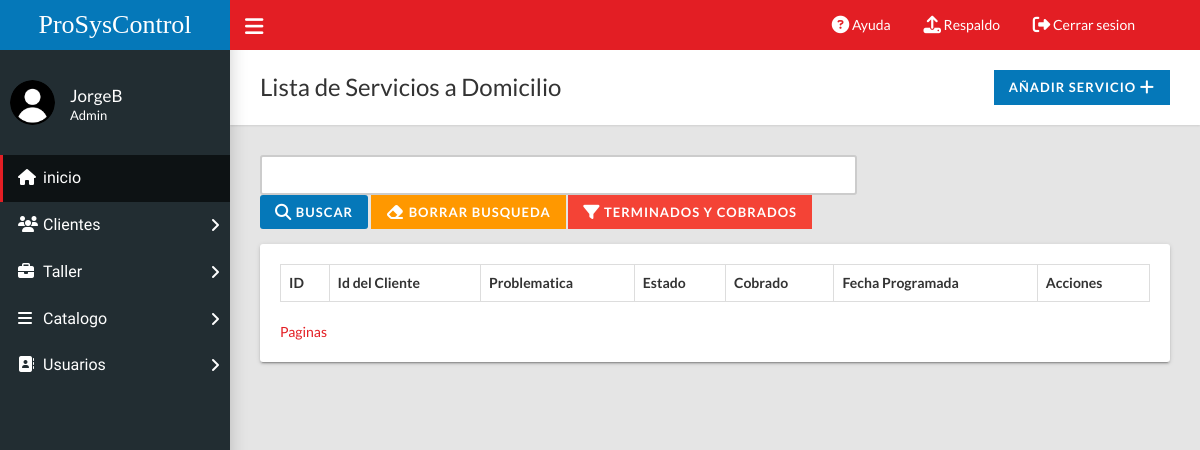
Before: /home.php?c=domicilio (signed in) with the older database file.
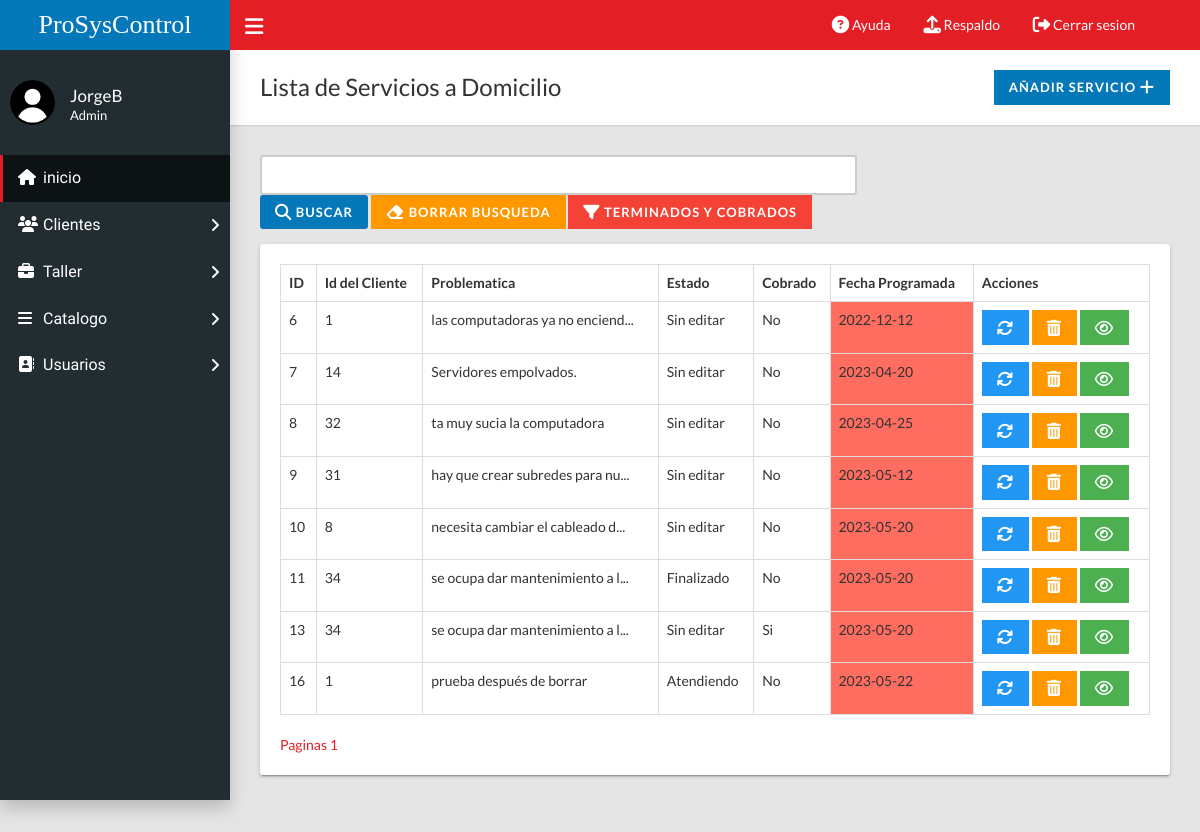
After: the same page with the newer database file.
### tables this page shows
CREATE TABLE `domicilio` (
  `id` int(11) NOT NULL,
  `id_Cliente` int(11) NOT NULL,
  `problematica` varchar(200) NOT NULL,
  `observaciones` varchar(200) NOT NULL,
  `fechaProgramada` date NOT NULL,
  `presupuesto` float NOT NULL,
  `costoTotal` float NOT NULL,
  `horaInicio` time NOT NULL,
  `horaFinal` time NOT NULL,
  `horasRealizadas` int(11) NOT NULL,
  `estado` varchar(50) DEFAULT NULL,
  `cobrado` varchar(50) DEFAULT NULL
);

### controladores/domicilio.controlador.php (called while the page is built, shortened)
<?php
require_once "modelos/domicilio.php";
class DomicilioControlador{
    public function __CONSTRUCT(){
        $this->modelo = new Domicilio;
    }
    public function Inicio(){
        require_once "vistas/encabezado.php";
        require_once "vistas/domicilio/index.php";
        require_once "vistas/pie.php";
    }
}

### modelos/database.php (called while the page is built, shortened)
<?php
class Database{
    public static function Conectar(){
        try{
            $conexion = new PDO("mysql:host=".self::servidor.";dbname=".self::nombrebd.";charset=utf8", self::usuariobd,
            self::clave);
            $conexion -> setAttribute(PDO::ATTR_ERRMODE, PDO::ERRMODE_EXCEPTION);
            return $conexion;
        }catch(PDOException $e){
            return "Fallo " .$e->getMessage();
        }
    }
}

### modelos/domicilio.php (called while the page is built, shortened)
<?php
class Domicilio{
    private $pdo;
    public function __CONSTRUCT(){
        $this->pdo = Database::Conectar();
    }
    public function Listar(){
        try{
            $consulta = $this->pdo->prepare("SELECT * FROM domicilio WHERE NOT(estado LIKE 'Finalizado' AND cobrado LIKE 'Si');");
            $consulta->execute();
            return $consulta->fetchAll(PDO::FETCH_OBJ);
        }catch(Exception $excepcion){
            die($excepcion->getMessage());
        }
    }
    public function Paginar($limite, $numerodeRegistros, $filtroCondicion)
    {
        try {
            $and = "";
            if (isset($_GET["filtro"])) {
                if ($_GET["filtro"] == "yaentregados") {
                    $consulta = $this->pdo->prepare("SELECT * FROM `domicilio` WHERE estado LIKE 'Finalizado' AND cobrado LIKE 'Si' $and ORDER BY `fechaProgramada` LIMIT $limite,$numerodeRegistros;");
                } else {
                    $consulta = $this->pdo->prepare("SELECT * FROM `domicilio` WHERE NOT(estado LIKE 'Finalizado' AND cobrado LIKE 'Si') $and ORDER BY `fechaProgramada` LIMIT $limite,$numerodeRegistros;");
                }
            } else {
                $consulta = $this->pdo->prepare("SELECT * FROM `domicilio` WHERE NOT(estado LIKE 'Finalizado' AND cobrado LIKE 'Si') $and ORDER BY `fechaProgramada` LIMIT $limite,$numerodeRegistros;");
            }
            $consulta->execute();
            return $consulta->fetchAll(PDO::FETCH_OBJ);
        } catch (Exception $excepcion) {
            die($excepcion->getMessage());
        }
    }
}

### vistas/domicilio/index.php (the view, shortened to what the changed rows need)
<div class="content-wrapper">
  <div class="page-title">
    <div>
      <h1>Lista de Servicios a Domicilio</h1>
          </div>
        </div>
    <?php
    $banderayaterminados = true;
    $fecha_actual = date("Y-m-d");
    $fecha1 = new DateTime($fecha_actual);
    $url_busqueda="";
                      ?>
        <div class="row">
          <div class="col-md-12">
            <div class="card">
              <div class="card-body">
                <div class="table-responsive">
                  <table class="table table-hover table-bordered" role="grid" id="sampleTable">
                    <thead>
                      <tr>
                        <th>ID</th>
                        <th>Id del Cliente</th>
                        <th>Problematica</th>
                        <th>Estado</th>
                        <th>Cobrado</th>
                        <th>Fecha Programada</th>
                        <th>Acciones</th>
                      </tr>
                    </thead>
                    <tbody>
                      <?php
                       $registros_por_pagina = 10;
                       $total_registros = count($this->modelo->Listar());
                       if (isset($_GET['pagina'])) {
                        $pagina_actual = $_GET['pagina'];
                        if(isset($_GET['filtro'])){if($_GET['filtro']=="yaentregados"){$total_registros = count($this->modelo->ListarYaEntregados());$banderayaterminados = false;}}
                        foreach ($this->modelo->Paginar(($_GET['pagina'] - 1) * $registros_por_pagina, $registros_por_pagina,"nada") as $domicilioSQL) : ?>
                          <tr>
                            <td><?=$domicilioSQL->id?></td>
                            <td><?=$domicilioSQL->id_Cliente?></td>
                            <td><?= limitar_cadena($domicilioSQL->problematica, 30, "...") ?></td>
                            <td><?=$domicilioSQL->estado?></td>
                            <td><?=$domicilioSQL->cobrado?></td>
                            <td <?php
                                  $fecha2 = new DateTime($domicilioSQL->fechaProgramada);
                                  $dias = ($fecha1->diff($fecha2))->days;
                                  if(($dias == 0 || $fecha1 > $fecha2) && $banderayaterminados){
                                    ?> style="background-color: rgb(255, 109, 96);" <?php
                                  }else if(($dias <= 5) && $banderayaterminados){
                                    ?> style="background-color: rgb(243, 233, 159);" <?php
                                  }
                              ?>><?=$domicilioSQL->fechaProgramada?></td>
                            <td><?php if($_SESSION['tipoUsuario']!='Secretario'){?>
                            <a class="btn btn-info btn-flat" href="?c=domicilio&a=FormModificar&id=<?=$domicilioSQL->id?>"><i class="fa fa-lg fa-refresh"></i></a>
                                <a class="btn btn-warning btn-flat" onclick = "Eliminar('?c=domicilio&a=Borrar&id=<?=$domicilioSQL->id?>')"><i class="fa fa-lg fa-trash"></i></a>
                            <?php }?>
                                <a class="btn btn-success btn-flat" href="?c=domicilio&a=FormConsultar&id=<?=$domicilioSQL->id?>"><i class="fa fa-lg fa-eye"></i></a></td>
                          </tr>
                          <?php endforeach;
                       } else{
                        foreach ($this->modelo->Paginar(0, $registros_por_pagina,"nada") as $domicilioSQL) : ?>
                          <tr>
                            <td><?=$domicilioSQL->id?></td>
                              <td><?=$domicilioSQL->id_Cliente?></td>
                              <td><?= limitar_cadena($domicilioSQL->problematica, 30, "...") ?></td>
                              <td><?=$domicilioSQL->estado?></td>
                              <td><?=$domicilioSQL->cobrado?></td>
                              <td <?php
                                  $fecha2 = new DateTime($domicilioSQL->fechaProgramada);
                                  $dias = ($fecha1->diff($fecha2))->days;
                                  if(($dias == 0 || $fecha1 > $fecha2) && $banderayaterminados){
                                    ?> style="background-color: rgb(255, 109, 96);" <?php
                                  }else if(($dias <= 5) && $banderayaterminados){
                                    ?> style="background-color: rgb(243, 233, 159);" <?php
                                  }
                              ?>><?=$domicilioSQL->fechaProgramada?></td>
                              <td><?php if($_SESSION['tipoUsuario']!='Secretario'){?>
                              <a class="btn btn-info btn-flat" href="?c=domicilio&a=FormModificar&id=<?=$domicilioSQL->id?>"><i class="fa fa-lg fa-refresh"></i></a>
                                  <a class="btn btn-warning btn-flat" onclick = "Eliminar('?c=domicilio&a=Borrar&id=<?=$domicilioSQL->id?>')"><i class="fa fa-lg fa-trash"></i></a>
                              <?php }?>
                                  <a class="btn btn-success btn-flat" href="?c=domicilio&a=FormConsultar&id=<?=$domicilioSQL->id?>"><i class="fa fa-lg fa-eye"></i></a></td>
                          </tr>
                          <?php endforeach; } ?>
                    </tbody>
                  </table>
                </div>
                <?php
                $num_paginas = ceil($total_registros / $registros_por_pagina);
                echo "<a class='btn-btn-secondary' type='button'>Paginas  </a> ";
                for ($i = 1; $i <= $num_paginas; $i++) {
                  if(isset($_GET['filtro'])){if($_GET['filtro']=="yaentregados"){
                      echo "<a class='btn-btn-secondary' type='button' href='?c=domicilio&a=PaginarNyaentregados&filtro=yaentregados&pagina=$i'>$i</a> ";
                    }
                    else{
                      echo "<a class='btn-btn-secondary' type='button' href='?c=domicilio&a=PaginarN&pagina=$i'>$i </a> ";
                    }
                  }
                  else{echo "<a class='btn-btn-secondary' type='button' href='?c=domicilio&a=PaginarN&pagina=$i$url_busqueda'>$i</a> ";}
                }
                ?>
              </div>
            </div>
          </div>
        </div>
      </div>
<?php
                function limitar_cadena($cadena, $limite, $sufijo)
                {
                  if (strlen($cadena) > $limite) {
                    return substr($cadena, 0, $limite) . $sufijo;
                  }
                  return $cadena;
                }
                ?>

Changed rows visible on the page:
now on this page (row edited): domicilio: id "6", id_Cliente "1", problematica "las computadoras ya no enciend...", estado "Sin editar", cobrado "No", fechaProgramada "2022-12-12"
now on this page (row edited): domicilio: id "7", id_Cliente "14", problematica "Servidores empolvados.", estado "Sin editar", cobrado "No", fechaProgramada "2023-04-20"
now on this page (row edited): domicilio: id "8", id_Cliente "32", problematica "ta muy sucia la computadora", estado "Sin editar", cobrado "No", fechaProgramada "2023-04-25"
now on this page (row edited): domicilio: id "9", id_Cliente "31", problematica "hay que crear subredes para nu...", estado "Sin editar", cobrado "No", fechaProgramada "2023-05-12"
added domicilio: id "10", id_Cliente "8", problematica "necesita cambiar el cableado d...", estado "Sin editar", cobrado "No", fechaProgramada "2023-05-20"
added domicilio: id "11", id_Cliente "34", problematica "se ocupa dar mantenimiento a l...", estado "Finalizado", cobrado "No", fechaProgramada "2023-05-20"
added domicilio: id "13", id_Cliente "34", problematica "se ocupa dar mantenimiento a l...", estado "Sin editar", cobrado "Si", fechaProgramada "2023-05-20"
added domicilio: id "16", id_Cliente "1", problematica "prueba después de borrar", estado "Atendiendo", cobrado "No", fechaProgramada "2023-05-22"
Other visible differences:
new list line: "1"
